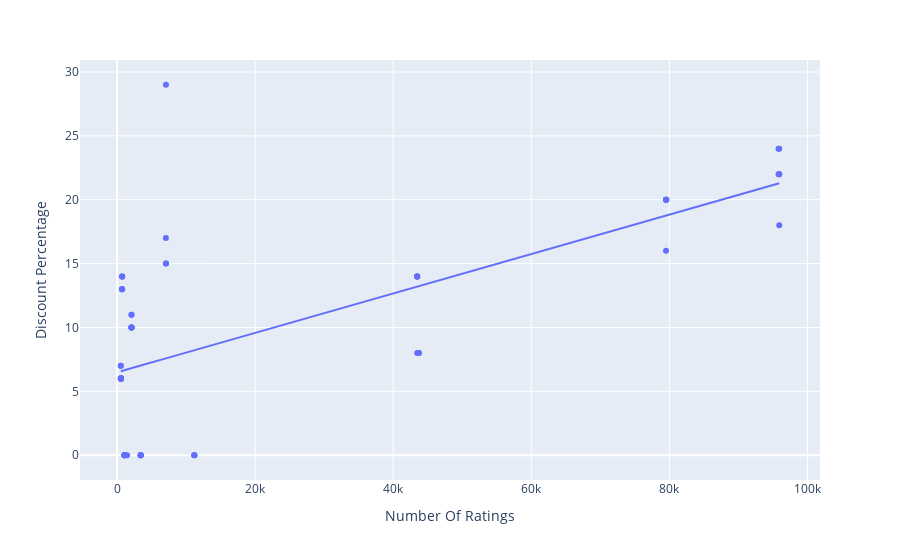

Here is the notebook cell this chart was saved with:
### Code cell
figure = px.scatter(data_frame=data,x="Number Of Ratings",y="Discount Percentage",trendline="ols")
figure.show()

### Figure 1 — Plotly figure (JSON) as saved in the notebook; plotly's stock layout.template omitted (floating-point values rounded to 4 significant figures)
{"data": [{"hovertemplate": "Number Of Ratings=%{x}<br>Discount Percentage=%{y}<extra></extra>", "legendgroup": "", "marker": {"color": "#636efa", "symbol": "circle"}, "mode": "markers", "name": "", "orientation": "v", "showlegend": false, "type": "scatter", "x": [3431, 3431, 3431, 11202, 11202, 3431, 3431, 11202, 1454, 79512, 79512, 79582, 79512, 79512, 1078, 1078, 1078, 1078, 7088, 7088, 1078, 7088, 7081, 95909, 542, 580, 740, 545, 740, 2101, 545, 580, 580, 730, 730, 2101, 2101, 580, 740, 580, 2092, 545, 2101, 2092, 2101, 740, 545, 580, 580, 580, 43707, 43707, 95807, 95909, 95807, 95909, 43470, 95909, 43470, 43470, 43470, 43470], "xaxis": "x", "y": [0, 0, 0, 0, 0, 0, 0, 0, 0, 20, 16, 20, 20, 20, 0, 0, 0, 0, 29, 15, 0, 15, 17, 18, 6, 6, 13, 6, 14, 10, 7, 6, 6, 13, 13, 10, 10, 6, 14, 6, 10, 6, 11, 11, 10, 14, 7, 6, 6, 6, 8, 8, 24, 22, 22, 22, 8, 24, 14, 14, 14, 14], "yaxis": "y"}, {"hovertemplate": "<b>OLS trendline</b><br>Discount Percentage = 0.000154292 * Number Of Ratings + 6.49233<br>R<sup>2</sup>=0.468988<br><br>Number Of Ratings=%{x}<br>Discount Percentage=%{y} <b>(trend)</b><extra></extra>", "legendgroup": "", "marker": {"color": "#636efa", "symbol": "circle"}, "mode": "lines", "name": "", "showlegend": false, "type": "scatter", "x": [542, 545, 545, 545, 545, 580, 580, 580, 580, 580, 580, 580, 580, 730, 730, 740, 740, 740, 740, 1078, 1078, 1078, 1078, 1078, 1454, 2092, 2092, 2101, 2101, 2101, 2101, 2101, 3431, 3431, 3431, 3431, 3431, 7081, 7088, 7088, 7088, 11202, 11202, 11202, 43470, 43470, 43470, 43470, 43470, 43707, 43707, 79512, 79512, 79512, 79512, 79582, 95807, 95807, 95909, 95909, 95909, 95909], "xaxis": "x", "y": [6.576, 6.576, 6.576, 6.576, 6.576, 6.582, 6.582, 6.582, 6.582, 6.582, 6.582, 6.582, 6.582, 6.605, 6.605, 6.607, 6.607, 6.607, 6.607, 6.659, 6.659, 6.659, 6.659, 6.659, 6.717, 6.815, 6.815, 6.816, 6.816, 6.816, 6.816, 6.816, 7.022, 7.022, 7.022, 7.022, 7.022, 7.585, 7.586, 7.586, 7.586, 8.221, 8.221, 8.221, 13.2, 13.2, 13.2, 13.2, 13.2, 13.24, 13.24, 18.76, 18.76, 18.76, 18.76, 18.77, 21.27, 21.27, 21.29, 21.29, 21.29, 21.29], "yaxis": "y"}], "layout": {"autosize": true, "legend": {"tracegroupgap": 0}, "margin": {"t": 60}, "xaxis": {"anchor": "y", "autorange": true, "domain": [0, 1], "range": [-5229.0, 101700.0], "title": {"text": "Number Of Ratings"}, "type": "linear"}, "yaxis": {"anchor": "x", "autorange": true, "domain": [0, 1], "range": [-2.245, 31.25], "title": {"text": "Discount Percentage"}, "type": "linear"}}}
